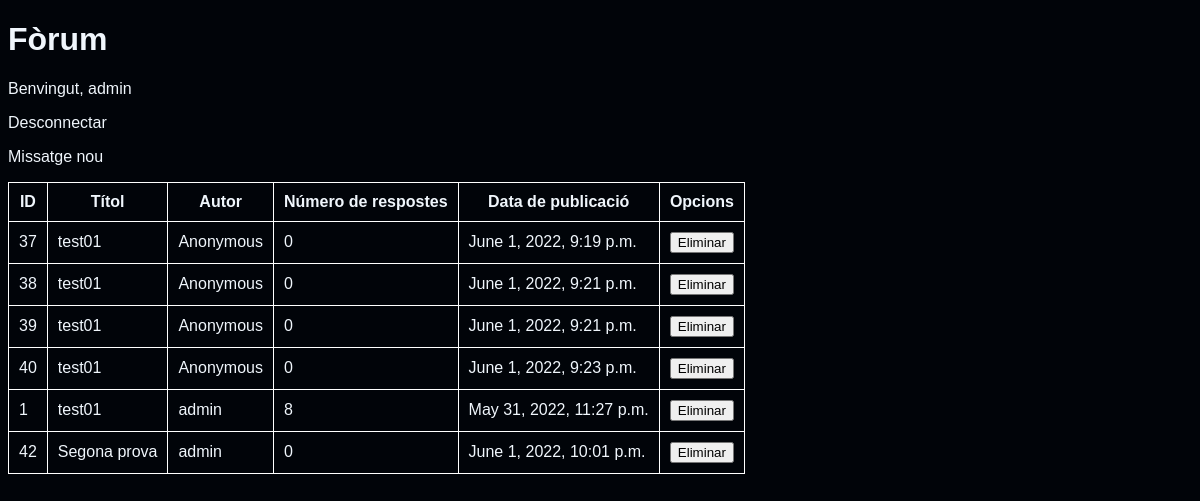
The app's page / (signed in) with its own data.
### forum_messages/models.py (models this page shows, shortened)
class Publication(models.Model):
    content = models.CharField(max_length=255)
    user = models.ForeignKey(User, on_delete=models.SET_NULL, null=True)
    published_at = models.DateTimeField()
    class Meta:
        abstract = True

class Message(Publication):
    title = models.CharField(max_length=50)
    pass

### forum_messages/views.py (the view)
# urls.py: path('', MessageView.as_view()),
class MessageView(View):
    def get(self, request):
        context = {
            'username': 'Anonymous' if request.user.is_anonymous else request.user.username,
            'messages': list(Message.objects.annotate(replies_count=Count('reply'))),
        }
        return render(request, 'messages.html', context=context)

### forum_messages/templates/messages.html (shortened to what this page needs)
<!DOCTYPE html>
<html lang="ca">
<head>
</head>
<body>
    <h1>Fòrum</h1>
    <p>Benvingut, {{ username }}</p>
    {% if request.user.is_anonymous %}
        <p><a href="{% url 'login' %}">Accedir</a></p>
    {% else %}
        <p><a href="{% url 'logout' %}">Desconnectar</a></p>
        <p><a href="{% url 'message.create' %}">Missatge nou</a></p>
    {% endif %}
    <table>
        <tr>
            <th>ID</th>
            <th>Títol</th>
            <th>Autor</th>
            <th>Número de respostes</th>
            <th>Data de publicació</th>
            {% if not request.user.is_anonymous and request.user.is_superuser %}<th>Opcions</th>{% endif %}
        </tr>
        {% for message in messages %}
            <tr>
                <td>{{ message.id }}</td>
                <td><a href="{% url 'replies' message_id=message.id %}">{{ message.title }}</a></td>
                <td>{% if message.user %} {{ message.user }} {% else %} {{ 'Anonymous' }} {% endif %}</td>
                <td>{{ message.replies_count }}</td>
                <td>{{ message.published_at }}</td>
                {% if not request.user.is_anonymous and request.user.is_superuser %}
                    <td>
                        <form action="{% url 'message.delete' message.pk %}" method="post">
                            <input type="submit" value="Eliminar">
                        </form>
                    </td>
                {% endif %}
            </tr>
        {% endfor %}
    </table>
</body>
</html>

### forum_messages/templates/messages.html (style rules this page uses)
body { background-color: #010409; color: #f0f6fc; font-family: sans-serif; }
table { border-collapse: collapse; border: white solid 1px; }
th, td { border: white solid 1px; padding: 10px; }
a { text-decoration: none; color: inherit; }

### records on screen
Message: id "37", title "test01", value "Anonymous", replies_count "0", published_at "June 1, 2022, 9:19 p.m."
Message: id "38", title "test01", value "Anonymous", replies_count "0", published_at "June 1, 2022, 9:21 p.m."
Message: id "39", title "test01", value "Anonymous", replies_count "0", published_at "June 1, 2022, 9:21 p.m."
Message: id "40", title "test01", value "Anonymous", replies_count "0", published_at "June 1, 2022, 9:23 p.m."
Message: id "1", title "test01", user "admin", replies_count "8", published_at "May 31, 2022, 11:27 p.m."
Message: id "42", title "Segona prova", user "admin", replies_count "0", published_at "June 1, 2022, 10:01 p.m."

### other values on screen
{{ username }} "admin"
